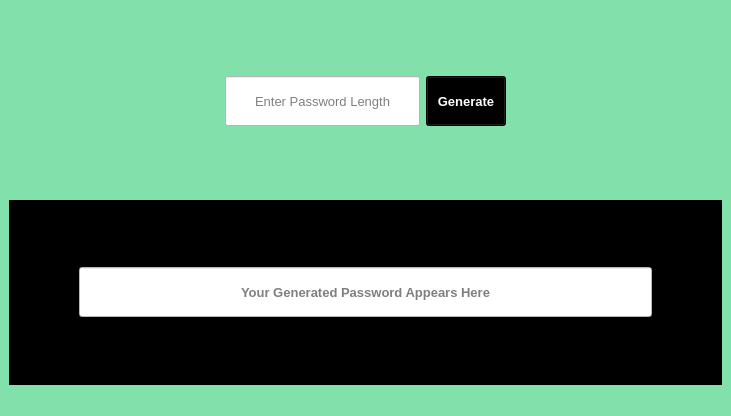
<?xml version="1.0" encoding="UTF-8"?>
<ui version="4.0">
 <class>MainWindow</class>
 <widget class="QMainWindow" name="MainWindow">
  <property name="geometry">
   <rect>
    <x>0</x>
    <y>0</y>
    <width>731</width>
    <height>416</height>
   </rect>
  </property>
  <property name="windowTitle">
   <string>Password Generator</string>
  </property>
  <property name="styleSheet">
   <string notr="true">background-color: rgb(130, 224, 170)</string>
  </property>
  <widget class="QWidget" name="centralwidget">
   <layout class="QVBoxLayout" name="verticalLayout_2">
    <item>
     <layout class="QVBoxLayout" name="verticalLayout">
      <item>
       <layout class="QHBoxLayout" name="horizontalLayout">
        <item>
         <spacer name="horizontalSpacer">
          <property name="orientation">
           <enum>Qt::Horizontal</enum>
          </property>
          <property name="sizeHint" stdset="0">
           <size>
            <width>40</width>
            <height>20</height>
           </size>
          </property>
         </spacer>
        </item>
        <item>
         <spacer name="verticalSpacer">
          <property name="orientation">
           <enum>Qt::Vertical</enum>
          </property>
          <property name="sizeType">
           <enum>QSizePolicy::MinimumExpanding</enum>
          </property>
          <property name="sizeHint" stdset="0">
           <size>
            <width>20</width>
            <height>0</height>
           </size>
          </property>
         </spacer>
        </item>
        <item>
         <widget class="QLineEdit" name="lineEdit">
          <property name="minimumSize">
           <size>
            <width>50</width>
            <height>50</height>
           </size>
          </property>
          <property name="font">
           <font>
            <pointsize>10</pointsize>
           </font>
          </property>
          <property name="styleSheet">
           <string notr="true">background-color: rgb(255, 255, 255);
color: rgb(0, 0, 0);</string>
          </property>
          <property name="alignment">
           <set>Qt::AlignCenter</set>
          </property>
          <property name="placeholderText">
           <string>Enter Password Length</string>
          </property>
         </widget>
        </item>
        <item>
         <widget class="QPushButton" name="pushButton">
          <property name="minimumSize">
           <size>
            <width>0</width>
            <height>50</height>
           </size>
          </property>
          <property name="font">
           <font>
            <pointsize>10</pointsize>
            <weight>75</weight>
            <bold>true</bold>
           </font>
          </property>
          <property name="styleSheet">
           <string notr="true">background-color: rgb(0, 0, 0);
color: rgb(255, 255, 255);</string>
          </property>
          <property name="text">
           <string>Generate</string>
          </property>
         </widget>
        </item>
        <item>
         <spacer name="verticalSpacer_2">
          <property name="orientation">
           <enum>Qt::Vertical</enum>
          </property>
          <property name="sizeType">
           <enum>QSizePolicy::MinimumExpanding</enum>
          </property>
          <property name="sizeHint" stdset="0">
           <size>
            <width>20</width>
            <height>40</height>
           </size>
          </property>
         </spacer>
        </item>
        <item>
         <spacer name="horizontalSpacer_2">
          <property name="orientation">
           <enum>Qt::Horizontal</enum>
          </property>
          <property name="sizeHint" stdset="0">
           <size>
            <width>40</width>
            <height>20</height>
           </size>
          </property>
         </spacer>
        </item>
       </layout>
      </item>
     </layout>
    </item>
    <item>
     <widget class="QFrame" name="frame">
      <property name="styleSheet">
       <string notr="true">background-color: rgb(0, 0, 0);</string>
      </property>
      <property name="frameShape">
       <enum>QFrame::StyledPanel</enum>
      </property>
      <property name="frameShadow">
       <enum>QFrame::Raised</enum>
      </property>
      <layout class="QVBoxLayout" name="verticalLayout_3">
       <item>
        <layout class="QHBoxLayout" name="horizontalLayout_2">
         <item>
          <spacer name="horizontalSpacer_3">
           <property name="orientation">
            <enum>Qt::Horizontal</enum>
           </property>
           <property name="sizeType">
            <enum>QSizePolicy::Preferred</enum>
           </property>
           <property name="sizeHint" stdset="0">
            <size>
             <width>40</width>
             <height>20</height>
            </size>
           </property>
          </spacer>
         </item>
         <item>
          <spacer name="verticalSpacer_4">
           <property name="orientation">
            <enum>Qt::Vertical</enum>
           </property>
           <property name="sizeType">
            <enum>QSizePolicy::MinimumExpanding</enum>
           </property>
           <property name="sizeHint" stdset="0">
            <size>
             <width>20</width>
             <height>40</height>
            </size>
           </property>
          </spacer>
         </item>
         <item>
          <widget class="QLineEdit" name="pass_field">
           <property name="minimumSize">
            <size>
             <width>100</width>
             <height>50</height>
            </size>
           </property>
           <property name="font">
            <font>
             <pointsize>10</pointsize>
             <weight>75</weight>
             <bold>true</bold>
            </font>
           </property>
           <property name="layoutDirection">
            <enum>Qt::LeftToRight</enum>
           </property>
           <property name="styleSheet">
            <string notr="true">background-color: rgb(255, 255, 255);
color: rgb(0, 0, 0);
</string>
           </property>
           <property name="alignment">
            <set>Qt::AlignCenter</set>
           </property>
           <property name="readOnly">
            <bool>true</bool>
           </property>
           <property name="placeholderText">
            <string>Your Generated Password Appears Here</string>
           </property>
          </widget>
         </item>
         <item>
          <spacer name="verticalSpacer_3">
           <property name="orientation">
            <enum>Qt::Vertical</enum>
           </property>
           <property name="sizeType">
            <enum>QSizePolicy::MinimumExpanding</enum>
           </property>
           <property name="sizeHint" stdset="0">
            <size>
             <width>20</width>
             <height>40</height>
            </size>
           </property>
          </spacer>
         </item>
         <item>
          <spacer name="horizontalSpacer_4">
           <property name="orientation">
            <enum>Qt::Horizontal</enum>
           </property>
           <property name="sizeType">
            <enum>QSizePolicy::Preferred</enum>
           </property>
           <property name="sizeHint" stdset="0">
            <size>
             <width>40</width>
             <height>20</height>
            </size>
           </property>
          </spacer>
         </item>
        </layout>
       </item>
      </layout>
     </widget>
    </item>
   </layout>
  </widget>
  <widget class="QMenuBar" name="menubar">
   <property name="geometry">
    <rect>
     <x>0</x>
     <y>0</y>
     <width>731</width>
     <height>26</height>
    </rect>
   </property>
  </widget>
  <widget class="QStatusBar" name="statusbar"/>
 </widget>
 <resources/>
 <connections/>
</ui>
